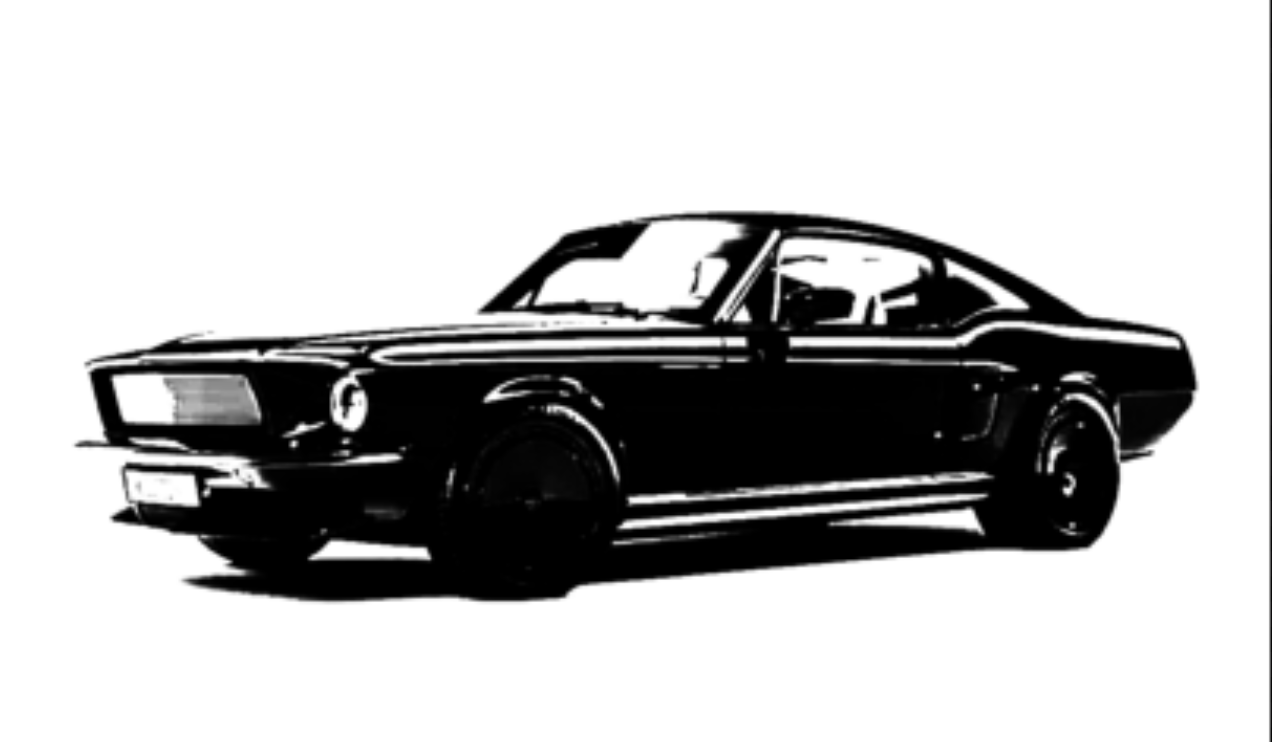
#> input picture implementations/image/fdog/car.png, 1272 x 742 px, given in place of car.jpg, which was not available
$ jupyter execute motion_blur.ipynb
#> lines starting #> are read from the running program, lines starting #| are printed output that depends on the picture; after the words box and inside, x2 and y2 are one past the last pixel; in counts of white or black regions, pixels touching at a corner belong together; pictures that were not available may be replaced by others from this repository, and a replacement may not be noted
[cell 1]
import cv2
import numpy as np
import matplotlib.pyplot as plt

def hori_motion_blur(img,k):
    kernel = np.zeros((k,k))
    kernel[int((k - 1)/2), :] = np.ones(k)
    kernel /= k #normalise the kernel

    #take 2D convolution
    output = cv2.filter2D(img,-1,kernel)
    return output

def dog(img, k, sigma, p, size=(0, 0)):
    img1 = cv2.GaussianBlur(img, size, sigma)
    img2 = cv2.GaussianBlur(img, size, sigma * k)

    return ((1 + p) * img1) - p * img2

def thresholding(img, epsilon, phi):
    img = img / 255
    mask = img >= epsilon
    img[mask] = 1
    img[~mask] = 1 + np.tanh(phi * (img[~mask] - epsilon))
    img = img * 255
    return img

def xdog(img, k, sigma, p, epsilon, phi):
    dimg = dog(img, k, sigma, p)
    thresh = thresholding(dimg, epsilon, phi)
    thresh = np.stack((thresh, thresh, thresh), axis=2).astype(np.uint8)
    return thresh

[cell 2]
img = cv2.imread("../images/car.jpg")
#> img is the input picture: shape (742, 1272, 3); mean B, G, R 189.2, 189.2, 189.2
img = cv2.cvtColor(img,cv2.COLOR_BGR2GRAY)
#> img: shape (742, 1272)

plt.figure(figsize=(9,6))
plt.subplot(1,2,1)
plt.imshow(img, cmap='gray')
plt.title("Original Image")


# applying motion blur using the motion blur filter
# we make a motion blur kernel with 1's in the direction of the line of motion
blur = hori_motion_blur(img, 40)
plt.subplot(1,2,2)
plt.imshow(blur,cmap = "gray")
plt.title("Motion Blur Image")


#taking xdog now gives us speed lines
plt.figure(figsize=(9,6))
plt.subplot(1,2,1)
plt.imshow(img, cmap='gray')
plt.title("Original Image")

dog_op = xdog(img,1.6,1.5,1.5,0.9,2)
#> in thresholding, `mask = img >= epsilon`:
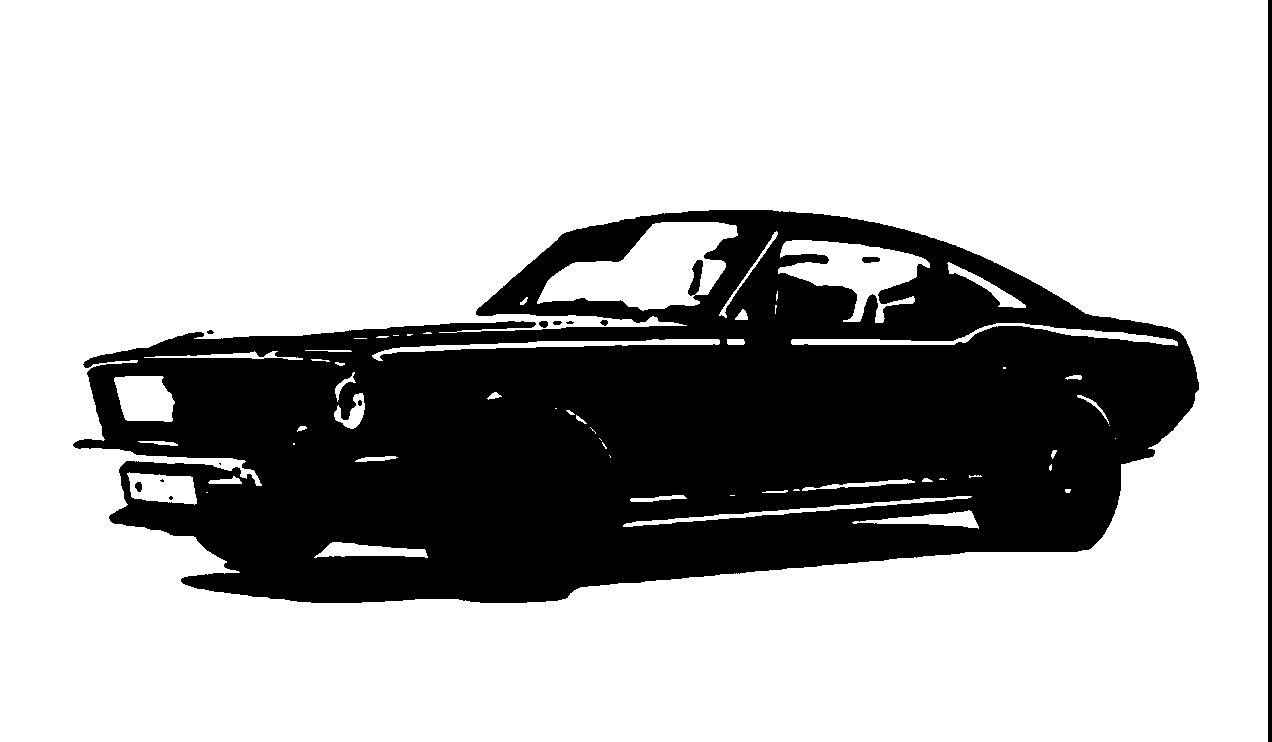
#> mask: shape (742, 1272) bool; 70.5% white; 13 black regions (4 under 20 px), largest, box (x1, y1, x2, y2) and area: (73, 210, 1199, 603) 275263, (1268, 0, 1272, 742) 2968, (862, 257, 880, 263) 92
#> in thresholding, `img[mask] = 1`: img: shape (742, 1272) float64; min -0.108, max 1, mean 0.742
plt.subplot(1,2,2)
plt.imshow(dog_op,cmap = "gray")
plt.title("XDoG of stationary car")

plt.figure(figsize=(9,6))
plt.subplot(1,2,1)
plt.imshow(blur, cmap='gray')
plt.title("Original Image")

dog_op = xdog(blur,1.6,1.5,1.5,0.9,2)
#> call 2 of dog, with k = 1.6, sigma = 1.5, p = 1.5, size = (0, 0)
#> in dog (call 2), `img2 = cv2.GaussianBlur(img, size, sigma * k)`:
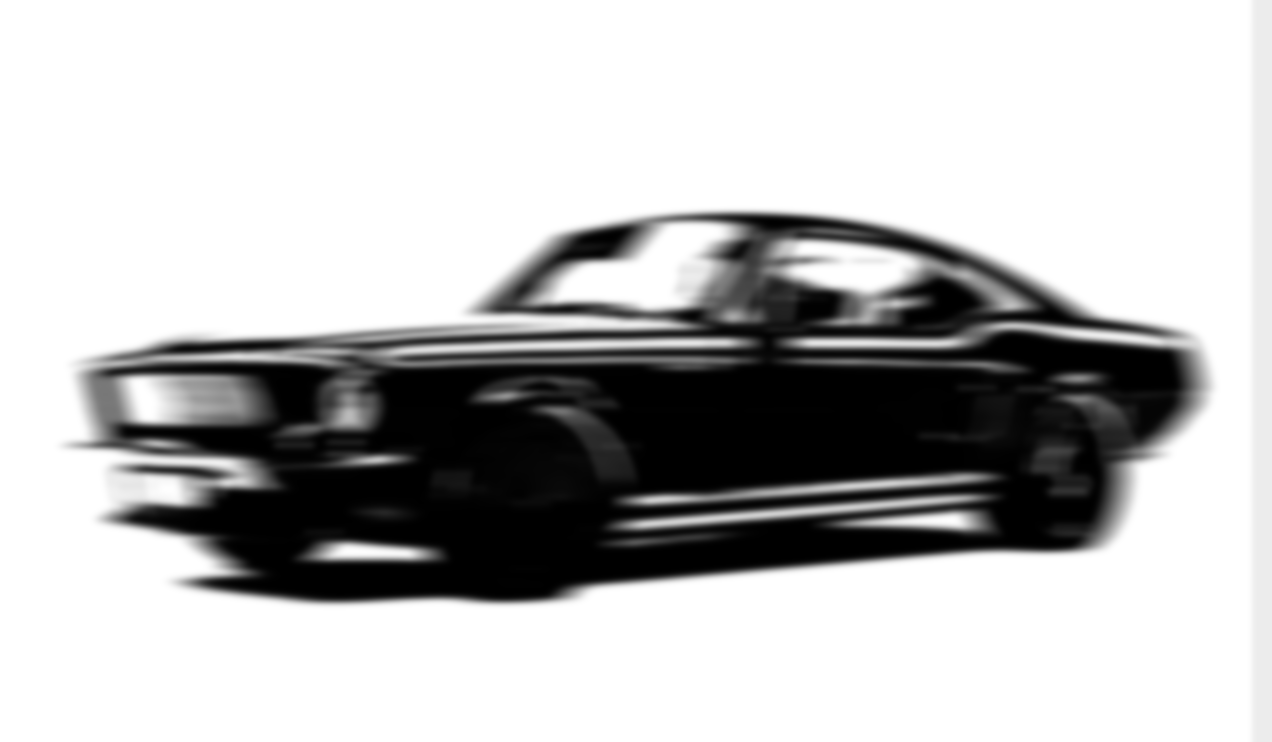
#> img2: shape (742, 1272); min 0, max 255, mean 189.3
#> in dog (call 2), `return ((1 + p) * img1) - p * img2`:
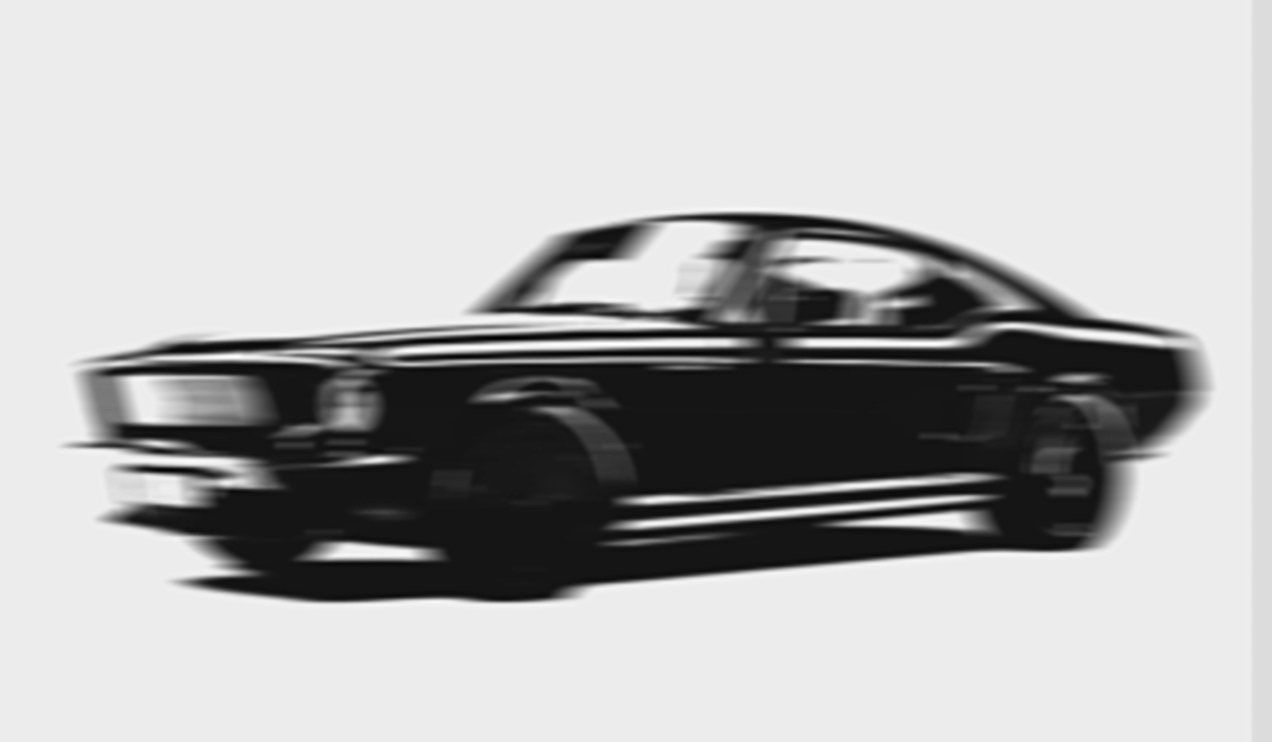
#> returned value: shape (742, 1272) float64; min -25.5, max 276.5, mean 189.3; drawn with min black and max white
#> call 2 of thresholding, with epsilon = 0.9, phi = 2
#> in thresholding (call 2), `mask = img >= epsilon`: mask: shape (742, 1272) bool; 68.9% white; 3 black regions, box (x1, y1, x2, y2) and area: (61, 211, 1213, 604) 293514, (854, 259, 888, 262) 94, (121, 482, 144, 488) 90
#> in thresholding (call 2), `img[mask] = 1`: img: shape (742, 1272) float64; min -0.1, max 1, mean 0.744
#> in thresholding (call 2), `img[~mask] = 1 + np.tanh(phi * (img[~mask] - epsilon))`:
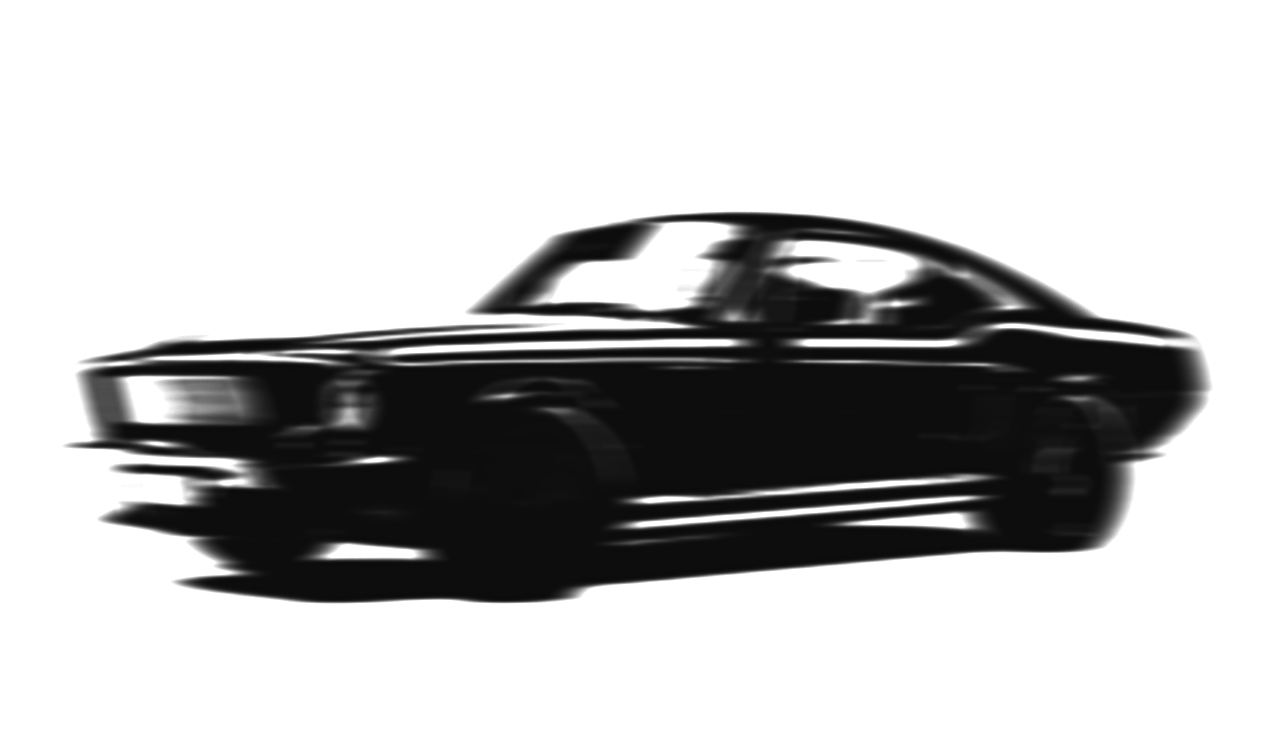
#> img: shape (742, 1272) float64; min 0.036, max 1, mean 0.742
plt.subplot(1,2,2)
plt.imshow(dog_op,cmap = "gray")
plt.title("XDoG of moving car")
